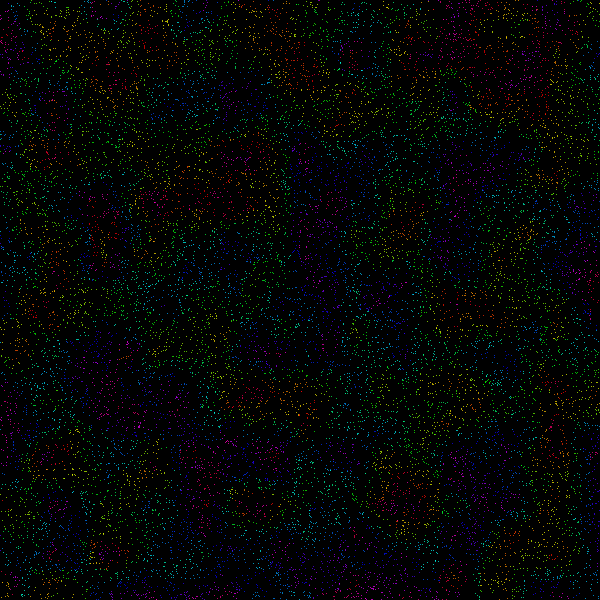
Frame 1 (no input)
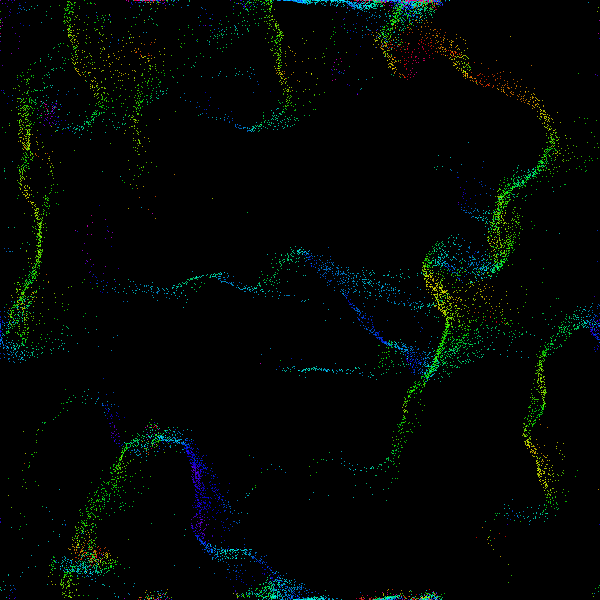
Frame 60 (the mouse pressed at the canvas centre just before this capture)
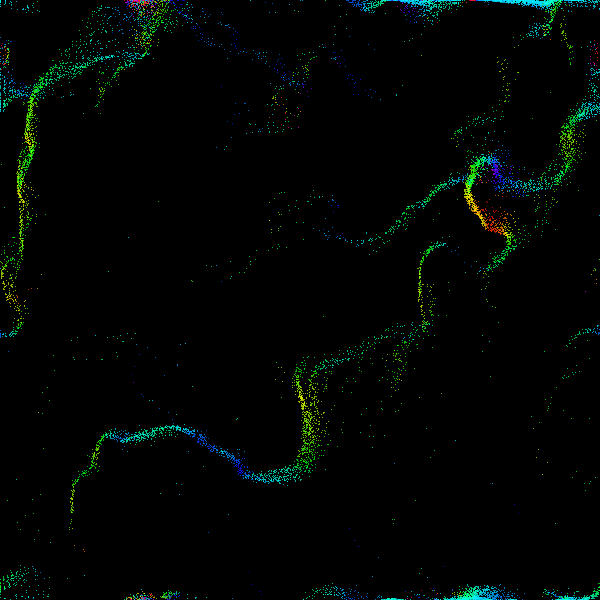
Frame 120 (the mouse held since frame 60 and released just before this capture)

The Processing sketch that drew these frames (run headless with seeded random() and noise(); from frame 60 on, the mouse is pressed at the canvas centre):

// Processing sketch: Colour_FlowField_2
// ── Colour_FlowField_2.pde
FlowField flowField;
Particle[] particles;
int numParticles = 17500;


void setup() {
    // fullScreen();
    size(600, 600);
    colorMode(HSB, 360, 100, 100, 255);
    flowField = new FlowField(10);
    flowField.update();

    particles = new Particle[numParticles];
    for (int i = 0; i < numParticles; i++) {
        PVector start = new PVector(random(600), random(600));
        particles[i] = new Particle(start, random(2,5));
    }
    
}


void draw() {
    background(0);
    flowField.update();

    strokeWeight(1);
    for (Particle p : particles) {
        p.follow(flowField);
    }
}
// ── FlowField.pde
public class FlowField {
    PVector[] vectors;
    int rows, cols, res;
    float noiseScale = 0.2;
    float zOff = 0.0;

    FlowField(int r) {
        res = r;
        cols = (600 / res) + 1;
        rows = (600 / res) + 1;
        vectors = new PVector[rows * cols];
    }

    void update() {
        for (int i = 0; i < rows; i++) {
            for (int j = 0; j < cols; j++) {
                float n = noise(j*noiseScale, i*noiseScale, zOff)*2;
                vectors[j + i * cols] = PVector.fromAngle(n*TWO_PI);
            }
        }
        zOff += 0.004;
    }
}
// ── Particle.pde
public class Particle{
    PVector pos, vel, acc;
    float maxSpd;
    int x, y;

    Particle(PVector start, float maxSpeed){
        maxSpd = maxSpeed;
        pos = start;
        vel = new PVector(0, 0);
    }

    void update() {
        pos.add(vel);
        vel.limit(maxSpd);
    }

    void edges() {
        if (pos.x > 600) pos.x = 0;
        else if (pos.x < 0) pos.x = 600;
        if (pos.y > 600) pos.y = 0;
        else if (pos.y < 0) pos.y = 600;
    }

    void follow(FlowField flowField) {
        x = floor(pos.x / flowField.res);
        y = floor(pos.y / flowField.res);
        vel.add(flowField.vectors[x + y * flowField.cols]);
        update();
        edges();
        stroke(((vel.heading()+PI)/TWO_PI)*360, 100, 100, 255);
        point(pos.x, pos.y);
    }
}
